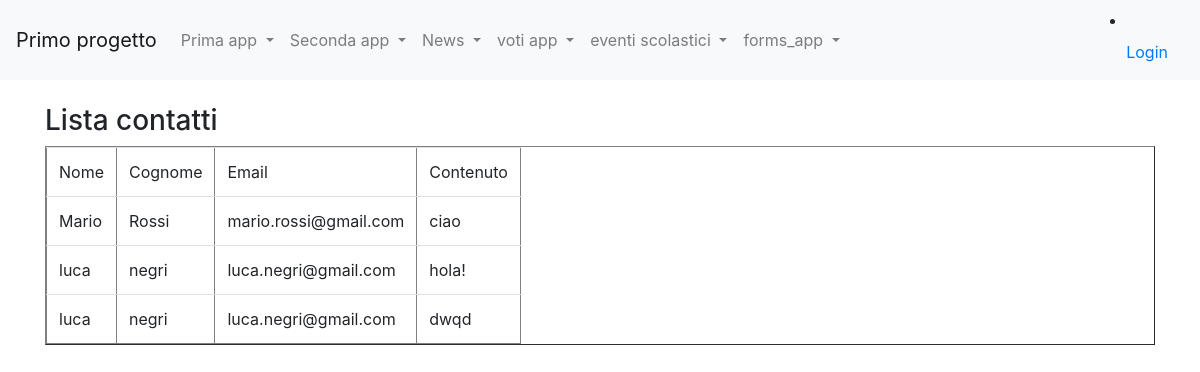
Page /contattaci/lista_contatti/ on the earlier database version.
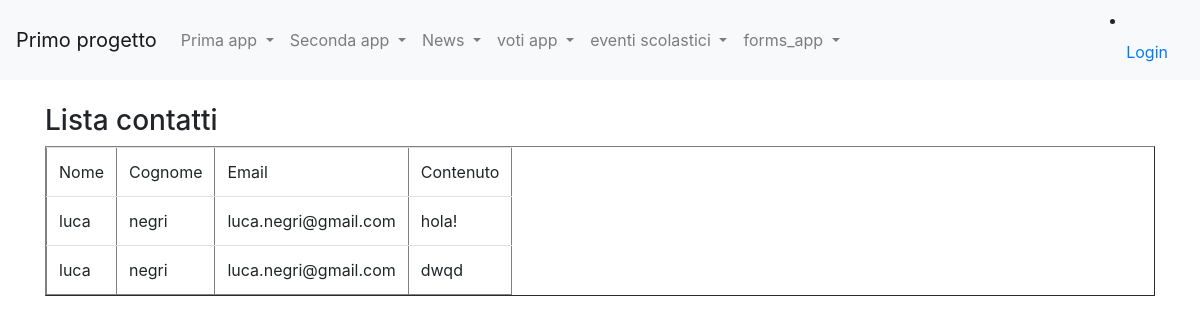
Same page on the later database version.
### forms_app/models.py (models this page shows)
class Contatto(models.Model):
    nome = models.CharField(max_length= 100)
    cognome = models.CharField(max_length= 100)
    email = models.EmailField(max_length= 200)
    contenuto = models.TextField()

### forms_app/views.py (the view)
# urls.py: path("lista_contatti/", views.lista_contatti, name="lista_contatti"),
def lista_contatti(request):
    contatti=Contatto.objects.all()
    return render(request, "lista_contatti.html", context={ 'contatti': contatti})

### forms_app/templates/lista_contatti.html (shortened to what this page needs)
{% extends "base.html"%}
{%block content%}
    <h3>Lista contatti</h3>
    {% if contatti|length > 0 %}
        <table class="table table-responsive" border="1"><tr>
        <td>Nome</td>
        <td>Cognome</td>
        <td>Email</td>
        <td>Contenuto</td></tr>
        {% for contatto in contatti %}
            <tr>
            <td>{{ contatto.nome }}</td>
            <td>{{ contatto.cognome }} </td>
            <td>{{ contatto.email }}</td>
            <td>{{ contatto.contenuto }}</td></tr>
        {% endfor %}
        </table>
    {% else %}
        <h3>Non ci sono contatti!</h3>
    {% endif %}
{%endblock content%}

### templates/base.html (shortened to what this page needs)
<!doctype html>
{% load static %}
<html lang="en">
  <head>
    <link rel="stylesheet" href="https://cdn.jsdelivr.net/npm/bootstrap@4.5.3/dist/css/bootstrap.min.css">
    <link rel="stylesheet" href="https://cdnjs.cloudflare.com/ajax/libs/font-awesome/5.15.4/css/all.min.css">
  </head>
  <body>
    <nav class="navbar navbar-expand-lg navbar-light bg-light">
        <a class="navbar-brand" href="#">Primo progetto</a>
        <div class="collapse navbar-collapse" id="navbarSupportedContent">
          <ul class="navbar-nav mr-auto">
            <li class="nav-item dropdown">
              <a class="nav-link dropdown-toggle" href="#" id="navbarDropdown" role="button" data-toggle="dropdown" aria-haspopup="true" aria-expanded="false">
                Prima app
              </a>
            </li>
            <li class="nav-item dropdown">
                <a class="nav-link dropdown-toggle" href="#" id="navbarDropdown" role="button" data-toggle="dropdown" aria-haspopup="true" aria-expanded="false">
                  Seconda app
                </a>
              </li>
              <li class="nav-item dropdown">
                <a class="nav-link dropdown-toggle" href="#" id="navbarDropdown" role="button" data-toggle="dropdown" aria-haspopup="true" aria-expanded="false">
                  News
                </a>
                <div class="dropdown-menu" aria-labelledby="navbarDropdown">
                <li class="nav-item dropdown">
                  <a class="nav-link dropdown-toggle" href="#" id="navbarDropdown" role="button" data-toggle="dropdown" aria-haspopup="true" aria-expanded="false">
                    voti app
                  </a>
              </li>
                <li class="nav-item dropdown">
                  <a class="nav-link dropdown-toggle" href="#" id="navbarDropdown" role="button" data-toggle="dropdown" aria-haspopup="true" aria-expanded="false">
                    eventi scolastici
                  </a>
                <div class="dropdown-menu" aria-labelledby="navbarDropdown">
                <div class="dropdown-menu" aria-labelledby="navbarDropdown">
                  <li class="nav-item dropdown">
                    <a class="nav-link dropdown-toggle" href="#" id="navbarDropdown" role="button" data-toggle="dropdown" aria-haspopup="true" aria-expanded="false">
                      forms_app
                    </a>
              </li>
          </ul>
          {% if request.user.is_authenticated %}
        <li class="nav-item dropdown">
          <a class="nav-link dropdown-toggle" href="#" id="navbarDropdown" role="button" data-toggle="dropdown" aria-haspopup="true" aria-expanded="false">
            {{ request.user.username }}
          </a>
        <div class="dropdown-menu" aria-labelledby="navbarDropdown">
          <div class="dropdown-divider"> </div>
          <form action="{% url 'logout' %}" id="logout-form" method="post">
            {% csrf_token %}
            <button class="btn ft-power" type="submit">logout</button>
            </form>
          </div>
        </li>
      {% else%}
        <li class="nav-item">
          <a class="nav-link" href="{% url 'login' %}">Login</a>
        </li>
      {% endif %}
        </div>
      </nav>
      <div class="container my-4">
        {%block content%}
        {%endblock content%}
      </div>
  </body>
</html>

Differences in the rows shown:
removed Contatto: nome "Mario", cognome "Rossi", email "mario.rossi@gmail.com", contenuto "ciao"
